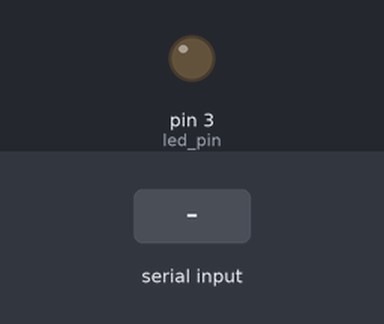
A sketch run on a simulated Arduino Uno, built with avr-gcc and run on an emulated ATmega328P. Shown: output pins drawn as LEDs (lit = HIGH). Dashed ring = blinking. Inputs (shaded band) come from the test bench.

Above: at 1.2 s.
1.3 s: "2" received over Serial
At 1.7 s:
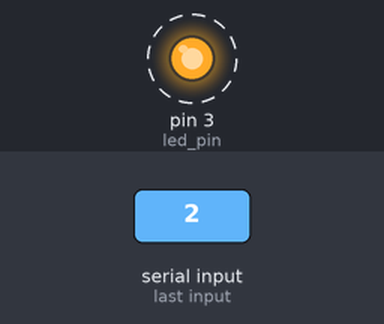
Timing chart, 0 to 4.3 s (numbered marks = the images above; inputs shaded):
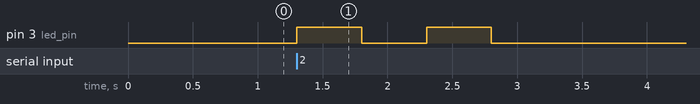

The sketch:

arduino_basic.ino
```cpp
int led_pin = 3;
void setup() {
  Serial.begin(9600);

  // 1. 아두이노 연산
  // SerialCalculations();

  pinMode(led_pin, OUTPUT);
}

void loop() {

  // 2. 시리얼 입출력
  // SerialIf();

  // 3. LED 제어
  LED_ON_OFF();
}
```

SerialCalculations.ino
```cpp
// 아두이노 연산 테스트
void SerialCalculations() {
  int a = 7;
  int b = -5;
  int ab = a + b;

  Serial.println("ab");
  Serial.println(ab);
  Serial.println(a-b);
  Serial.println(a*b);
  Serial.println(a/b);
}

// 시리얼 입출력 테스트
void SerialIf() {
  char a = '1';
  char b = '0';
  if (Serial.available()) {
    b = Serial.read();
    Serial.println(b);
    if (a == b) {
      Serial.println("Hello World");
    } else {
      Serial.println("Hello");
    }
  }
}

// LED 제어하기
void LED_ON_OFF() {

  char a = '0';
  if(Serial.available()) {
    a = Serial.read();

    if (a == '1') {
      digitalWrite(led_pin, HIGH);
      delay(500);
      digitalWrite(led_pin, LOW);
      delay(500);
    }
    else if (a == '2') {
      for (int i = 0; i < 2; i++) {
        digitalWrite(led_pin, HIGH);
        delay(500);
        digitalWrite(led_pin, LOW);
        delay(500);
      }
    }
  }
}
```

Measured:
- after the input at 1.3 s, pin 3 (led_pin): alternates HIGH for 0.50 s and LOW for 0.50 s, 4 changes in all, then stays LOW, starting at once
